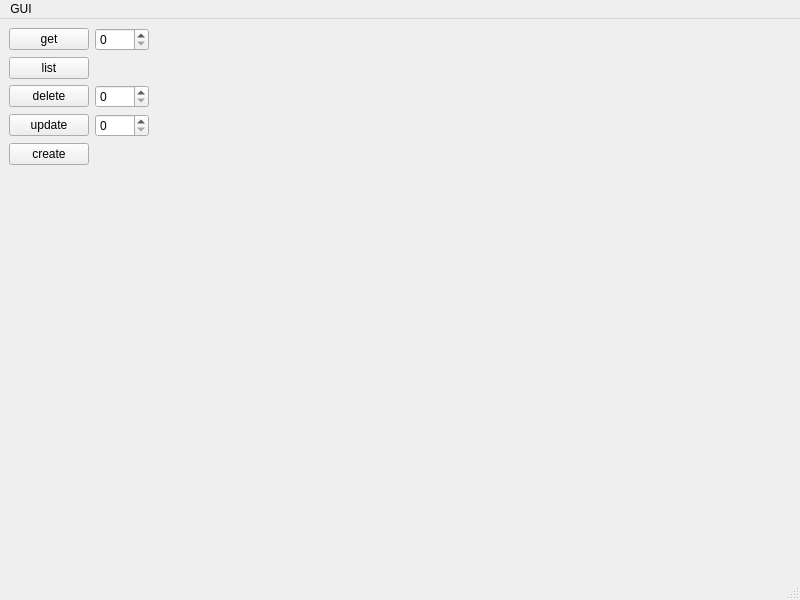
<?xml version="1.0" encoding="UTF-8"?>
<ui version="4.0">
 <class>MainWindow</class>
 <widget class="QMainWindow" name="MainWindow">
  <property name="geometry">
   <rect>
    <x>0</x>
    <y>0</y>
    <width>800</width>
    <height>600</height>
   </rect>
  </property>
  <property name="windowTitle">
   <string>MainWindow</string>
  </property>
  <widget class="QWidget" name="centralwidget">
   <layout class="QGridLayout" name="gridLayout">
    <item row="5" column="2">
     <spacer name="horizontalSpacer">
      <property name="orientation">
       <enum>Qt::Orientation::Horizontal</enum>
      </property>
      <property name="sizeHint" stdset="0">
       <size>
        <width>40</width>
        <height>20</height>
       </size>
      </property>
     </spacer>
    </item>
    <item row="0" column="0">
     <widget class="QPushButton" name="btnGet">
      <property name="text">
       <string>get</string>
      </property>
     </widget>
    </item>
    <item row="6" column="0">
     <spacer name="verticalSpacer">
      <property name="orientation">
       <enum>Qt::Orientation::Vertical</enum>
      </property>
      <property name="sizeHint" stdset="0">
       <size>
        <width>20</width>
        <height>40</height>
       </size>
      </property>
     </spacer>
    </item>
    <item row="2" column="0">
     <widget class="QPushButton" name="btnDelete">
      <property name="text">
       <string>delete</string>
      </property>
     </widget>
    </item>
    <item row="1" column="0">
     <widget class="QPushButton" name="btnList">
      <property name="text">
       <string>list</string>
      </property>
     </widget>
    </item>
    <item row="4" column="0">
     <widget class="QPushButton" name="btnCreate">
      <property name="text">
       <string>create</string>
      </property>
     </widget>
    </item>
    <item row="3" column="0">
     <widget class="QPushButton" name="btnUpdate">
      <property name="text">
       <string>update</string>
      </property>
     </widget>
    </item>
    <item row="0" column="1">
     <widget class="QSpinBox" name="spinBox">
      <property name="maximum">
       <number>1000</number>
      </property>
     </widget>
    </item>
    <item row="2" column="1">
     <widget class="QSpinBox" name="spinBox_2">
      <property name="maximum">
       <number>1000</number>
      </property>
     </widget>
    </item>
    <item row="3" column="1">
     <widget class="QSpinBox" name="spinBox_3">
      <property name="maximum">
       <number>1000</number>
      </property>
     </widget>
    </item>
   </layout>
  </widget>
  <widget class="QMenuBar" name="menubar">
   <property name="geometry">
    <rect>
     <x>0</x>
     <y>0</y>
     <width>800</width>
     <height>21</height>
    </rect>
   </property>
   <widget class="QMenu" name="menuGUI">
    <property name="title">
     <string>GUI</string>
    </property>
   </widget>
   <addaction name="menuGUI"/>
  </widget>
  <widget class="QStatusBar" name="statusbar"/>
 </widget>
 <resources/>
 <connections/>
</ui>
